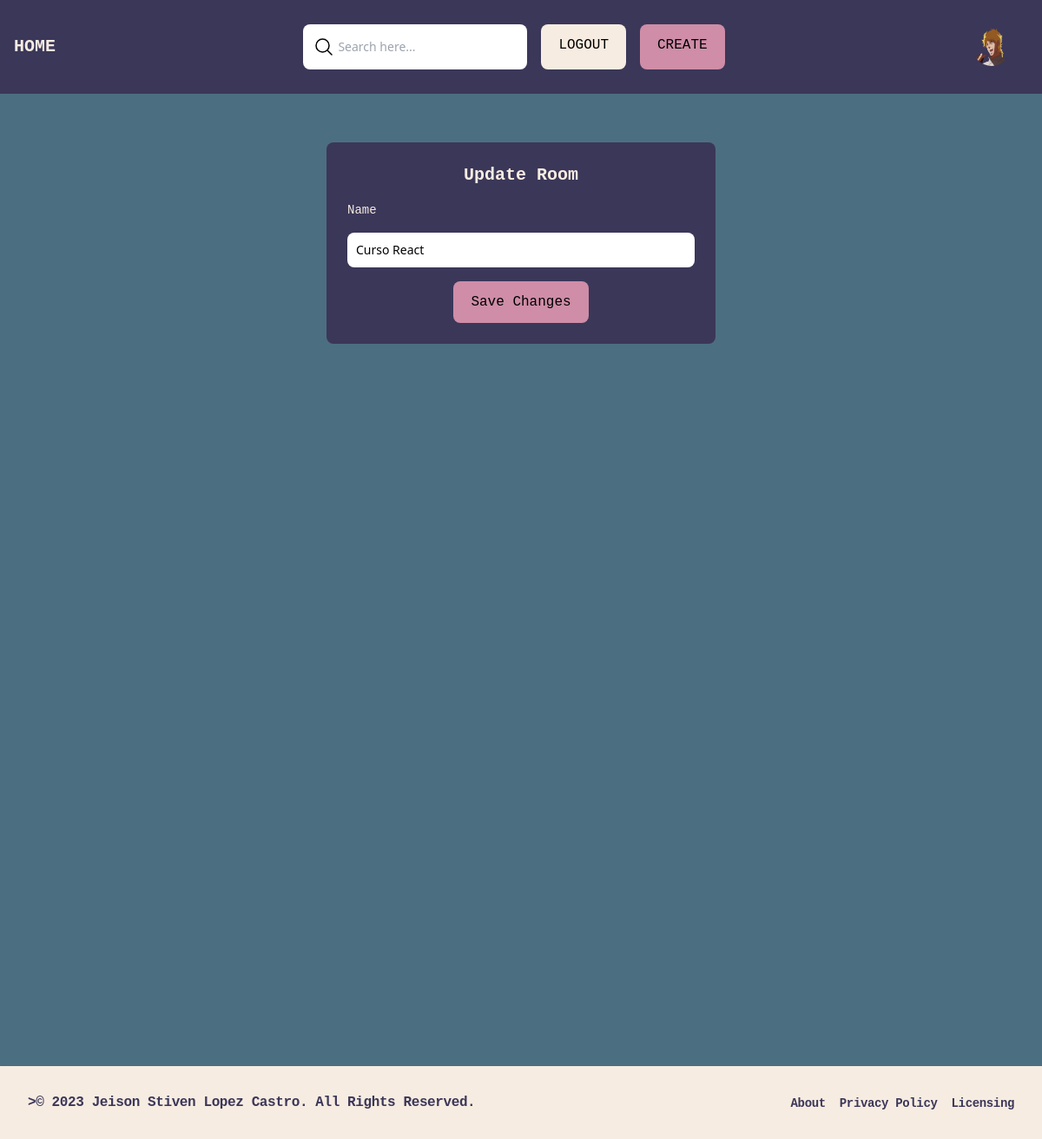
Screenshot of /update_room/4/ (signed in) with the database file from the repository.
### users/models.py (models this page shows)
class User(AbstractBaseUser, PermissionsMixin):
    email = models.EmailField(blank=False, unique=True)
    username = models.CharField(unique=True, max_length=50)
    bio = models.TextField(blank=True)
    avatar = models.ImageField(default='avatar.jpg')
    is_active = models.BooleanField(default=True)
    is_superuser = models.BooleanField(default=False)
    is_staff = models.BooleanField(default=False)
    date_join = models.DateTimeField(default=timezone.now)
    objects = CustomUserManager()
    USERNAME_FIELD = "email"
    EMAIL_FIELD = "email"
    REQUIRED_FIELDS = []

### core/models.py (models this page shows, shortened)
class Room(models.Model):
    name = models.CharField(max_length=50)
    user = models.ForeignKey(User, on_delete=models.CASCADE)
    like = models.ManyToManyField(User, related_name='like', default=None, blank=True)
    class Meta:
        ordering = ['-id']

### core/views.py (the view)
# urls.py: path('update_room/<int:pk>/', views.update_room, name="update_room"),
@login_required
def update_room(request, pk):
    room = Room.objects.get(pk=pk)
    form = RoomForm(request.POST or None, instance=room)
    if request.user == room.user:
        if form.is_valid():
            form.save()
            messages.success(request,'Room updated!')
            return redirect('my_profile')
    else:
        messages.success(request,"Ups... You dont own this room!")
        return redirect('home')
    return render(request, 'core/update_room.html', {'form':form})

### core/forms.py
class RoomForm(ModelForm):
    class Meta:
        model = Room
        fields = ['name']
    def __init__(self, *args, **kwargs):
        super(RoomForm, self).__init__(*args, **kwargs)
        self.fields['name'].widget.attrs['class'] = "text-negro text-sm rounded-lg block w-full p-2.5 placeholder-gray-400"
        self.fields['name'].widget.attrs['placeholder'] = "Room Name"

### templates/core/update_room.html (shortened to what this page needs)
{% extends "index.html" %}
{% block content %}
    <div class="mt-6 flex flex-col items-center justify-center px-6 py-8 mx-auto">
        <div class="w-full rounded-lg max-w-md bg-oscuro">
            <div class="p-6 space-y-4">
                <h1 class="text-xl text-center font-mono font-semibold text-claro">Update Room</h1>
                <form class="space-y-4" method="POST">
                    {% for field in form %}
                        <div>
                            <label class="block mb-2 text-sm font-mono text-claro"> {{field.label}} </label>
                        </div>
                        {{field}}
                    {% endfor %}
                    <div class="text-center">
                        <button type="submit" class="px-5 py-3 font-mono text-center text-negro rounded-lg bg-rosa">Save Changes</button>
                    </div>
                </form>
            </div>
        </div>
    </div>
{% endblock %}

### templates/navbar.html (shortened to what this page needs)
<nav class="bg-oscuro px-4 py-3">
    <div class="flex justify-between items-center">
        <a href="/" class="text-xl  font-semibold font-mono text-claro">HOME</a>
        <div class="hidden m-2 md:flex">
            <form class="m-2" method="GET" action="{% url 'search' %}">
                <div class="relative">
                    <div class="absolute inset-y-0 left-0 flex items-center pl-3">
                        <svg xmlns="http://www.w3.org/2000/svg" fill="none" viewBox="0 0 24 24" stroke-width="1.5" stroke="currentColor" class="w-6 h-6">
                            <path stroke-linecap="round" stroke-linejoin="round" d="M21 21l-5.197-5.197m0 0A7.5 7.5 0 105.196 5.196a7.5 7.5 0 0010.607 10.607z" />
                        </svg>
                    </div>
                    <input  name="query" class="block w-full p-4 pl-10 text-sm rounded-lg" placeholder="Search here...">
                </div>
            </form>
            {% if request.user.is_authenticated %}
                <a href="{% url 'logout_user' %}" class="px-5 py-3 m-2 block font-mono font-semiblod text-negro rounded-lg bg-claro">
                    LOGOUT
                </a>
                <a href="{% url 'create_room' %}" class="px-5 py-3 m-2 block font-mono font-semiblod text-negro rounded-lg bg-rosa">
                    CREATE
                </a>
            {% endif %}
        </div>
        <div class="flex">
            {% if request.user.is_authenticated %}
                <a href="{% url 'my_profile' %}" class="mr-5">
                    <img  class="w-11 h-11 rounded-full" src="{{ user.avatar.url }}" alt="{{ user.username }}">
                </a>
            {% endif %}
        </div>
    </div>
</nav>

### rows the page displays
User: avatar (picture)
Room: form "Curso React"

### other values shown
{{ field.label }} "Name"
